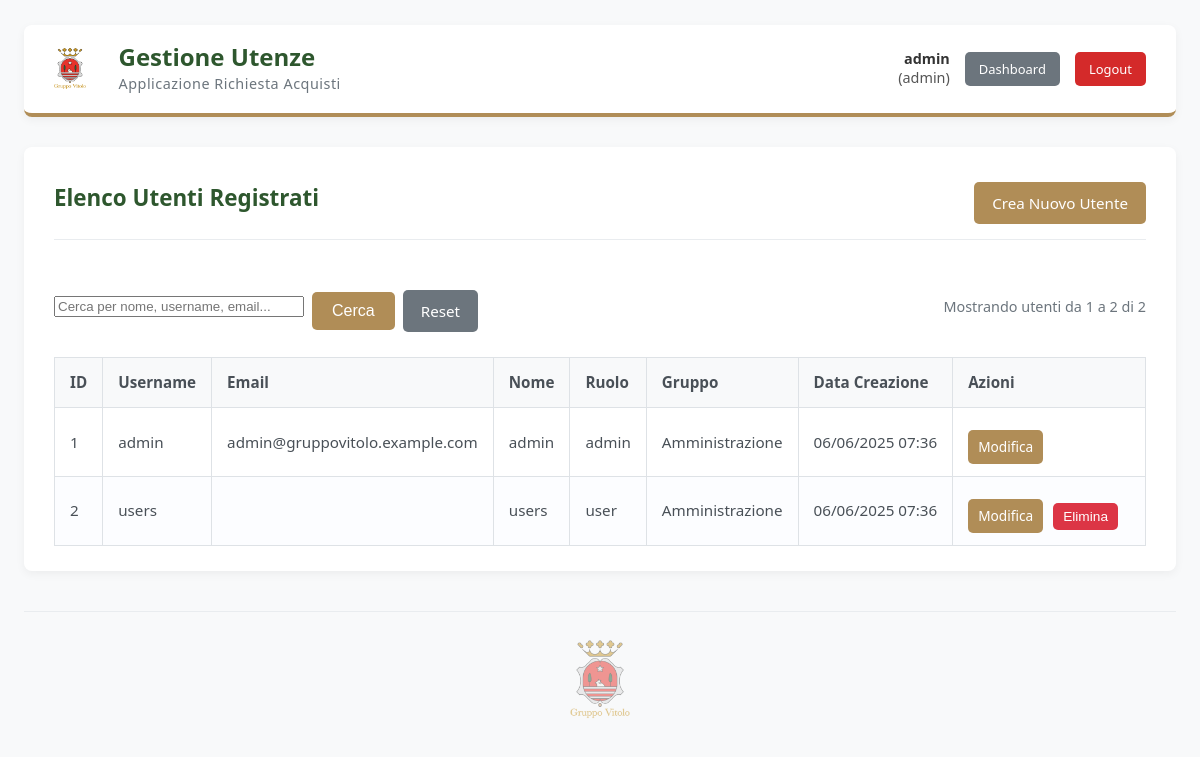
/gestioneutenze.php (signed in), run on the app's committed database.
### tables this page shows
CREATE TABLE IF NOT EXISTS `utenti` (
  `id` int(11) NOT NULL AUTO_INCREMENT,
  `username` varchar(50) NOT NULL,
  `email` varchar(100) DEFAULT NULL,
  `nome` varchar(150) DEFAULT NULL,
  `password_hash` varchar(255) NOT NULL,
  `ruolo` varchar(20) NOT NULL DEFAULT 'user',
  `gruppo_lavoro` varchar(50) DEFAULT NULL,
  `data_creazione` timestamp NOT NULL DEFAULT current_timestamp(),
  PRIMARY KEY (`id`),
  UNIQUE KEY `uq_username` (`username`),
  UNIQUE KEY `uq_email` (`email`)
);

### gestioneutenze.php (the view, shortened to what this page needs)
<?php
$username_display_gu = htmlspecialchars($_SESSION['username'] ?? 'N/A');
$user_role_display_gu = htmlspecialchars($_SESSION['ruolo'] ?? 'N/A');
global $conn_gu;
$users_list = [];
$action = $_GET['action'] ?? 'list';
$users_per_page = 15;
$current_page = isset($_GET['page']) ? (int)$_GET['page'] : 1;
$search_term = isset($_GET['search']) ? trim($_GET['search']) : '';
$offset = ($current_page - 1) * $users_per_page;
$total_users = 0;
if ($conn_gu->connect_error) {
    error_log("[gestioneutenze.php] Errore connessione DB: " . $conn_gu->connect_error);
    $db_error_message = "Impossibile caricare i dati: errore di connessione al database.";
} else {
    $where_clauses = [];
    $params = [];
    $types = '';
    $sql_where = !empty($where_clauses) ? "WHERE " . implode(' AND ', $where_clauses) : '';
    $sql_count = "SELECT COUNT(id) as total FROM utenti $sql_where";
    $stmt_count = $conn_gu->prepare($sql_count);
    if($stmt_count){
        $stmt_count->execute();
        $result_count = $stmt_count->get_result();
        $total_users = $result_count->fetch_assoc()['total'];
    } else {
        $db_error_message = "Errore nel preparare il conteggio utenti.";
    }
    $sql_users = "SELECT id, username, email, nome, ruolo, gruppo_lavoro, data_creazione FROM utenti $sql_where ORDER BY username ASC LIMIT ? OFFSET ?";
    $stmt_users = $conn_gu->prepare($sql_users);
    if ($stmt_users) {
        $limit_params = $params;
        array_push($limit_params, $users_per_page, $offset);
        $limit_types = $types . 'ii';
        $stmt_users->bind_param($limit_types, ...$limit_params);
        $stmt_users->execute();
        $result_users = $stmt_users->get_result();
        if ($result_users) {
            while ($row = $result_users->fetch_assoc()) {
                $users_list[] = $row;
            }
        } else {
             $db_error_message = "Errore nel caricamento della lista utenti.";
        }
    } else {
        $sql_error = $conn_gu->error;
        error_log("[gestioneutenze.php] Errore preparazione query lista utenti: " . $sql_error);
        $db_error_message = "Errore nel preparare la query per la lista utenti.";
    }
}
?>
<!DOCTYPE html>
<html lang="it">
<head>
    <link rel="stylesheet" href="assets/style.css">
</head>
<body>
    <div class="page-outer-container">
        <header class="module-header">
            <div class="header-branding">
                <a href="dashboard.php" class="header-logo-link"><img src="assets/logo.png" alt="Logo Gruppo Vitolo" class="logo"></a>
                <div class="header-titles">
                    <h1>Gestione Utenze</h1>
                    <h2>Applicazione Richiesta Acquisti</h2>
                </div>
            </div>
            <div class="user-session-controls">
                <div class="user-info">
                    <span><strong><?php echo $username_display_gu; ?></strong></span>
                    <span>(<?php echo $user_role_display_gu; ?>)</span>
                </div>
                <a href="dashboard.php" class="nav-link-button">Dashboard</a>
                <a href="logout.php" class="logout-button">Logout</a>
            </div>
        </header>
        <main class="module-content" id="gestione-utenze-content">
            <div class="app-section-header">
                <h2>Elenco Utenti Registrati</h2>
                <?php if ($action !== 'create_user' && $action !== 'edit'): ?>
                <div class="action-buttons">
                    <a href="gestioneutenze.php?action=create_user#user-form-anchor" class="admin-button">Crea Nuovo Utente</a>
                </div>
                <?php endif; ?>
            </div>
            <?php if ($action === 'list'): ?>
                <div class="search-and-pagination-bar">
                    <form action="gestioneutenze.php" method="GET" class="search-form">
                        <input type="text" name="search" class="form-control" placeholder="Cerca per nome, username, email..." value="<?php echo htmlspecialchars($search_term); ?>">
                        <button type="submit" class="admin-button">Cerca</button>
                        <a href="gestioneutenze.php?action=list" class="admin-button secondary">Reset</a>
                    </form>
                    <div class="pagination-info">
                        <?php if($total_users > 0): ?>
                            Mostrando utenti da <?php echo $offset + 1; ?> a <?php echo min($offset + $users_per_page, $total_users); ?> di <?php echo $total_users; ?>
                        <?php endif; ?>
                    </div>
                </div>
                <table class="users-table">
                    <thead>
                        <tr>
                            <th>ID</th><th>Username</th><th>Email</th><th>Nome</th><th>Ruolo</th><th>Gruppo</th><th>Data Creazione</th><th>Azioni</th>
                        </tr>
                    </thead>
                    <tbody>
                        <?php if (!empty($users_list)): ?>
                            <?php foreach ($users_list as $user): ?>
                                <tr>
                                    <td><?php echo htmlspecialchars($user['id']); ?></td>
                                    <td><?php echo htmlspecialchars($user['username']); ?></td>
                                    <td><?php echo htmlspecialchars($user['email'] ?? '-'); ?></td>
                                    <td><?php echo htmlspecialchars($user['nome'] ?? '-'); ?></td>
                                    <td><?php echo htmlspecialchars($user['ruolo']); ?></td>
                                    <td><?php echo htmlspecialchars($user['gruppo_lavoro'] ?? '-'); ?></td>
                                    <td><?php echo htmlspecialchars(date('d/m/Y H:i', strtotime($user['data_creazione']))); ?></td>
                                    <td class="actions-cell" style="white-space: nowrap;">
                                        <a href="gestioneutenze.php?action=edit&id=<?php echo $user['id']; ?>#user-form-anchor" class="admin-button modifica-btn">Modifica</a>
                                        <?php if ($user['id'] != $_SESSION['user_id']): ?>
                                        <form method="POST" action="actions/dashboard_actions.php" onsubmit="return confirm('Sei sicuro di voler eliminare questo utente?');" style="display:inline;">
                                            <button type="submit" class="admin-button elimina-btn" style="background-color: #dc3545;">Elimina</button>
                                        </form>
                                        <?php endif; ?>
                                    </td>
                                </tr>
                            <?php endforeach; ?>
                        <?php else: ?>
                            <tr><td colspan="8" style="text-align:center; padding: 20px;">
                                <?php echo !empty($search_term) ? 'Nessun utente trovato per i criteri di ricerca.' : 'Nessun utente trovato nel sistema.'; ?>
                            </td></tr>
                        <?php endif; ?>
                    </tbody>
                </table>
            <?php endif; ?>
        </main>
        <footer class="footer-logo-area">
            <img src="assets/logo.png" alt="Logo Gruppo Vitolo">
        </footer>
    </div>
</body>
</html>

### assets/style.css (style rules this page uses)
html { box-sizing: border-box; scroll-behavior: smooth; }
*, *:before, *:after { box-sizing: inherit; }
body { background-color: #f8f9fa; color: #495057; font-family: 'Segoe UI', Tahoma, Geneva, Verdana, sans-serif; line-height: 1.6; margin: 0; padding: 0; display: flex; justify-content: center; align-items: flex-start; min-height: 100vh; overflow-y: auto; }
.header-branding { display: flex; align-items: center; gap: 18px; }
.header-branding .logo { max-height: 50px; display: block; }
.header-titles h1 { font-size: 1.6em; color: #2E572E; margin: 0; font-weight: 600; line-height: 1.2; }
.header-titles h2 { font-size: 0.95em; color: #6c757d; margin: 0; font-weight: 400; letter-spacing: 0.5px; }
.user-session-controls { text-align: right; font-size: 0.9em; color: #555; display: flex; align-items: center; gap: 15px; }
.user-session-controls .user-info { line-height: 1.4; text-align: right; }
.user-session-controls .user-info strong { font-weight: 600; color: #333; }
.user-session-controls .nav-link-button, .user-session-controls .logout-button { padding: 7px 14px; font-size: 0.9em; color: white !important; text-decoration: none; border-radius: 5px; transition: background-color 0.2s ease, transform 0.2s ease; font-weight: 500; white-space: nowrap; }
.user-session-controls .nav-link-button { background-color: #6c757d; }
.user-session-controls .logout-button { background-color: #D42A2A; }
.module-content, .dashboard-content-wrapper { background-color: #ffffff; padding: 25px 30px; border-radius: 8px; box-shadow: 0 3px 10px rgba(0,0,0,0.05); }
.app-section-header { display: flex; justify-content: space-between; align-items: center; margin-bottom: 25px; padding-bottom: 15px; border-bottom: 1px solid #e9ecef; }
.app-section-header h2 { font-size: 1.4em; color: #2E572E; margin: 0; font-weight: 600; }
.app-section-header .action-buttons a { margin-left: 10px; }
button[type="submit"], .admin-button, .action-button { background-color: #B08D57; color: white; padding: 10px 20px; border: none; border-radius: 5px; cursor: pointer; font-size: 1em; text-decoration: none; display: inline-block; transition: background-color 0.2s ease, transform 0.2s ease, box-shadow 0.2s ease; font-weight: 500; margin-top: 10px; text-align:center; }
.admin-button.secondary, .action-button.secondary { background-color: #6c757d; }
.users-table { width: 100%; border-collapse: collapse; margin-top: 20px; font-size: 0.95em; }
.users-table th, .users-table td { border: 1px solid #dee2e6; padding: 12px 15px; text-align: left; vertical-align: middle; }
.users-table th { background-color: #f8f9fa; color: #495057; font-weight: 600; }
.users-table tr:nth-child(even) { background-color: #fcfdff; }
.users-table .actions-cell a, .users-table .actions-cell form { margin-right: 6px; display: inline-block; }
.users-table .actions-cell button { padding: 6px 10px; font-size: 0.9em; margin-top: 0; }
.footer-logo-area { text-align: center; margin-top: 50px; padding-top: 30px; border-top: 1px solid #e9ecef; }
.footer-logo-area img { max-width: 60px; opacity: 0.5; }

### data on the page
utenti: id "1", username "admin", email "admin@gruppovitolo.example.com", nome "admin", ruolo "admin", gruppo_lavoro "Amministrazione", data_creazione "06/06/2025 07:36"
utenti: id "2", username "users", nome "users", ruolo "user", gruppo_lavoro "Amministrazione", data_creazione "06/06/2025 07:36"

### other printed values
$username_display_gu "admin"
$user_role_display_gu "admin"
$offset + 1 "1"
min($offset + $users_per_page, $total_users) "2"
$total_users "2"
